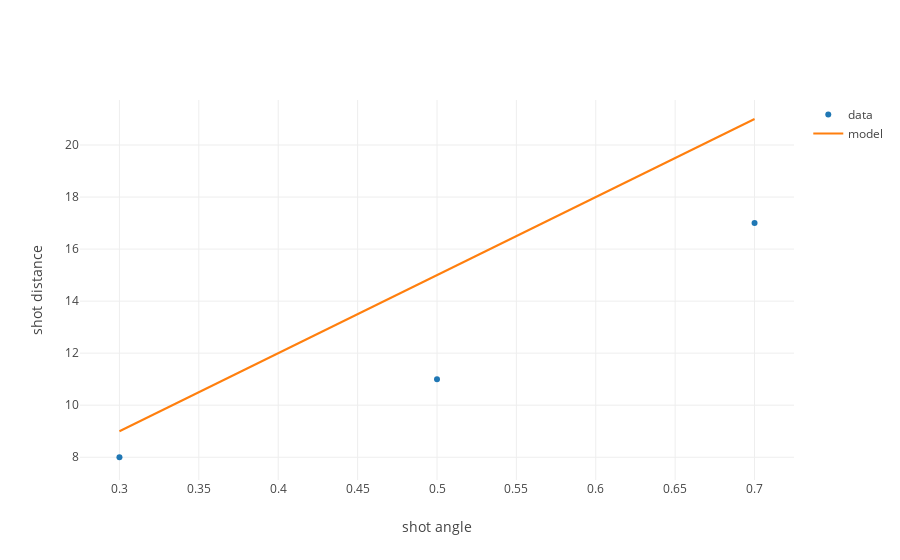

The notebook cell saved with this chart:
### Markdown cell above
In our specific example above, the number 40 is considered a parameter.

> A hypothesis functions **parameters** are the variables that our hypothesis function uses to adjust it's predictions come close to the target variables.  

So if we change the number 40 to some other number, our hypothesis function would arrive at different predictions for our data.

### Code cell
from graph import trace_values, plot

parameter = 30
# change this number to get different predictions, expressed in the graph

angles = [.30, .50, .70]
predicted_distances = list(map(lambda angle: parameter * angle, angles))
model_trace = trace_values(angles, predicted_distances, mode = 'lines', name = 'model')

layout = {'yaxis': {'title': 'shot distance'}, 'xaxis': {'title': 'shot angle'}}
plot([trace_values(angles, [8, 11, 17]), model_trace], layout)

### Figure 1 — Plotly figure (JSON) as saved in the notebook; plotly's stock layout.template omitted (floating-point values rounded to 4 significant figures)
{"data": [{"mode": "markers", "name": "data", "text": [], "type": "scatter", "uid": "4ed48fe6-1830-4685-856e-964b0f3ae834", "x": [0.3, 0.5, 0.7], "y": [8, 11, 17]}, {"mode": "lines", "name": "model", "text": [], "type": "scatter", "uid": "6c977bd0-78f1-4203-a4ec-5476cccb4ae5", "x": [0.3, 0.5, 0.7], "y": [9, 15, 21]}], "layout": {"autosize": true, "xaxis": {"autorange": true, "range": [0.2754, 0.7246], "title": {"text": "shot angle"}, "type": "linear"}, "yaxis": {"autorange": true, "range": [7.063, 21.73], "title": {"text": "shot distance"}, "type": "linear"}}}
